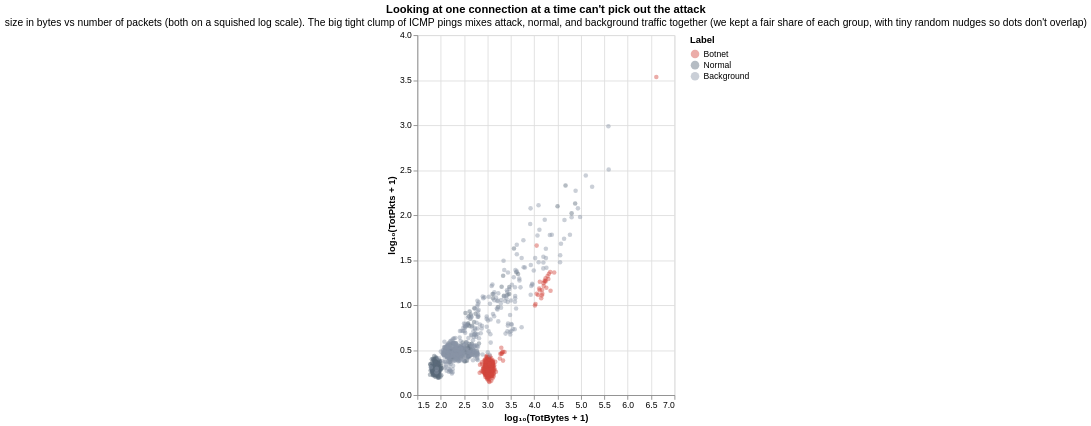

The Vega-Lite source for this figure:
### Vega-Lite specification from a JSON file in a GitHub repository (floating-point values rounded to 4 significant figures; data arrays with more than 128 entries replaced by an {"elided": "..."} marker saying what was removed)
{"$schema": "https://vega.github.io/schema/vega-lite/v5.json", "title": {"text": "Looking at one connection at a time can't pick out the attack", "subtitle": "size in bytes vs number of packets (both on a squished log scale). The big tight clump of ICMP pings mixes attack, normal, and background traffic together (we kept a fair share of each group, with tiny random nudges so dots don't overlap)"}, "width": "container", "height": 420, "data": {"values": {"elided": "1400 records"}}, "mark": {"type": "point", "filled": true, "size": 28, "opacity": 0.45}, "encoding": {"x": {"field": "x", "type": "quantitative", "title": "log₁₀(TotBytes + 1)", "scale": {"zero": false}}, "y": {"field": "y", "type": "quantitative", "title": "log₁₀(TotPkts + 1)", "scale": {"zero": false}}, "color": {"field": "cls", "type": "nominal", "title": "Label", "scale": {"domain": ["Botnet", "Normal", "Background"], "range": ["#d2483f", "#5b6b7a", "#8a94a6"]}}, "tooltip": [{"field": "cls", "type": "nominal", "title": "Label"}, {"field": "x", "type": "quantitative", "title": "log10 bytes"}, {"field": "y", "type": "quantitative", "title": "log10 pkts"}]}}
